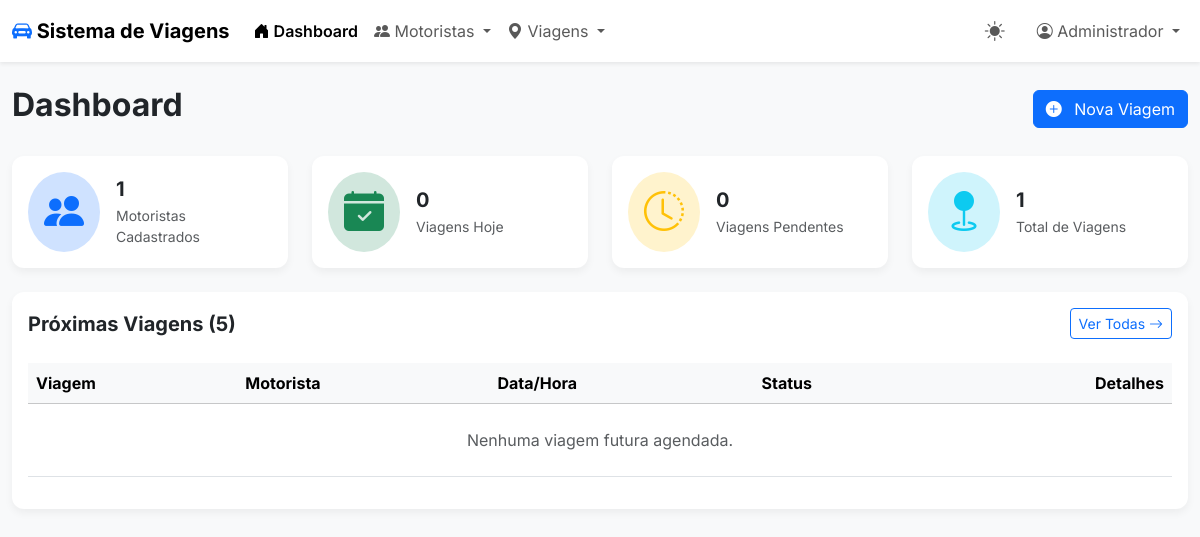
Page /home on the earlier database version.
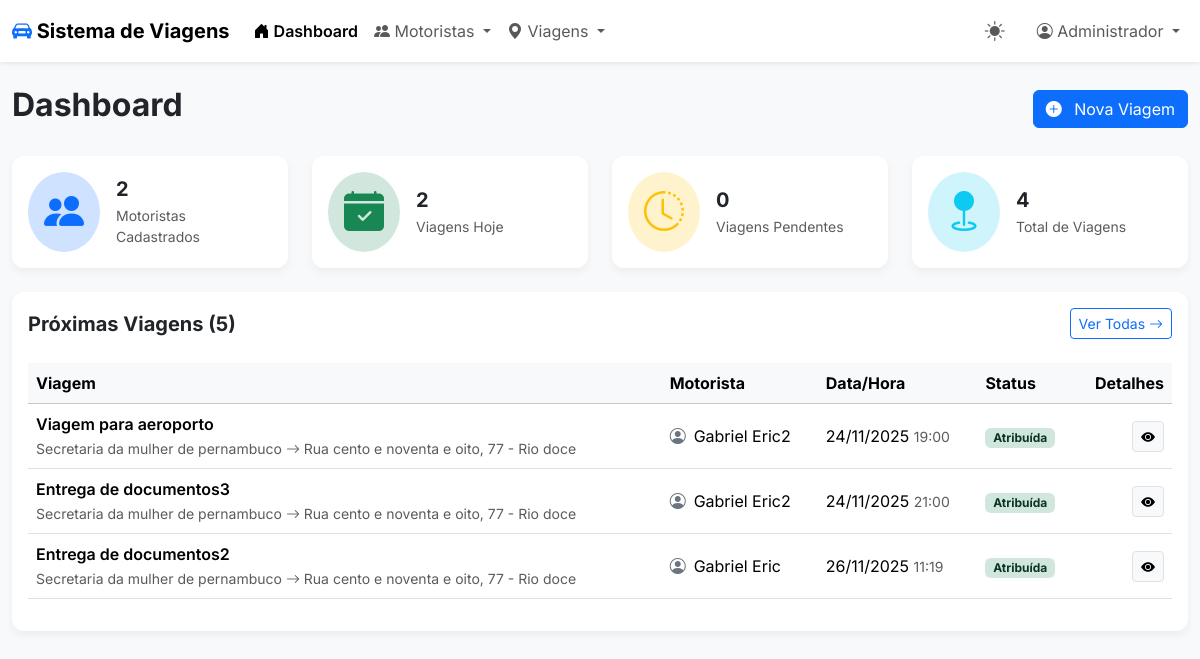
Same page on the later database version.
### models/models.py (models this page shows, shortened)
class Viagem(db.Model):
    __tablename__ = 'viagem'
    id = db.Column(db.Integer, primary_key=True)
    titulo = db.Column(db.String(100), nullable=False)
    descricao = db.Column(db.Text, nullable=True)
    local_partida = db.Column(db.String(200))
    local_destino = db.Column(db.String(200))
    horario_estimado_partida = db.Column(db.Time, nullable=True)
    horario_estimado_volta = db.Column(db.Time, nullable=True)
    data_viagem = db.Column(db.Date, nullable=False)
    status = db.Column(db.String(50), default='Pendente') # Pendente, Atribuída, etc.
    id_admin_criador = db.Column(db.Integer, db.ForeignKey('administrador.id'), nullable=True)
    atribuicoes = db.relationship('Atribuicao', backref='viagem', lazy=True, cascade="all, delete-orphan")

class Motorista(db.Model):
    __tablename__ = 'motorista'
    id = db.Column(db.Integer, primary_key=True)
    nome = db.Column(db.String(100), nullable=False)
    email = db.Column(db.String(100), unique=True, nullable=False)
    telefone = db.Column(db.String(20))
    topico_ntfy = db.Column(db.String(100), unique=True, nullable=True)
    ativo = db.Column(db.Boolean, default=True)
    atribuicoes = db.relationship('Atribuicao', backref='motorista', lazy=True)

### routes/home.py (the view)
@home_bp.route('/home')
def home_page():
    print("--- INÍCIO DA ROTA HOME ---") # Log no terminal
    try:
        todos_motoristas = motorista_service.get_all()
        todas_viagens = viagem_service.get_all()
        print(f"Passo 1 OK: {len(todos_motoristas)} motoristas, {len(todas_viagens)} viagens.")
        hoje = date.today()
        total_motoristas = len(todos_motoristas)
        total_viagens = len(todas_viagens)
        viagens_hoje = []
        for v in todas_viagens:
            if v.data_viagem and v.data_viagem == hoje:
                viagens_hoje.append(v)
        viagens_pendentes = [v for v in todas_viagens if v.status == 'Pendente']
        qtd_hoje = len(viagens_hoje)
        qtd_pendentes = len(viagens_pendentes)
        print("Passo 2 (Cálculos) OK")
        viagens_futuras = [v for v in todas_viagens if v.data_viagem and v.data_viagem >= hoje]
        viagens_futuras.sort(key=lambda x: (x.data_viagem, x.horario_estimado_partida or time.min))
        proximas_5_viagens = viagens_futuras[:5]
        print("Passo 3 (Ordenação) OK")
        stats = {
            'motoristas': total_motoristas,
            'hoje': qtd_hoje,
            'pendentes': qtd_pendentes,
            'total': total_viagens
        }
        return render_template('home.html', stats=stats, proximas_viagens=proximas_5_viagens)
    except Exception as e:
        import traceback
        traceback.print_exc()
        print(f"ERRO FATAL: {e}")
        return f"<h1>Ocorreu um erro no servidor:</h1><p>{e}</p>", 500

### repositories/motorista_repository.py (called while the page is built)
    def get_all(self):
        admins = Motorista.query.all()
        return admins # <-- CORRIGIDO (faltava 'return' no seu código original)

### repositories/viagem_repository.py (called while the page is built)
    def get_all(self):
        viagens = Viagem.query.order_by(Viagem.data_viagem.desc()).all()
        return viagens

### services/motorista_service.py (called while the page is built)
    def get_all(self):
        return self.repo.get_all()

### services/viagem_service.py (called while the page is built)
    def get_all(self):
        return self.repo.get_all()

### templates/home.html (shortened to what this page needs)
<!DOCTYPE html>
<html lang="pt-br">
<head>
    <link href="https://cdn.jsdelivr.net/npm/bootstrap@5.3.3/dist/css/bootstrap.min.css" rel="stylesheet">
    <link rel="stylesheet" href="https://cdn.jsdelivr.net/npm/bootstrap-icons@1.11.3/font/bootstrap-icons.min.css">
</head>
<body>
    <nav class="navbar navbar-expand-lg sticky-top">
        <div class="container-fluid">
            <a class="navbar-brand fw-bold" href="/home">
                <i class="bi bi-car-front-fill text-primary"></i> Sistema de Viagens
            </a>
            <div class="collapse navbar-collapse" id="navbarNav">
                <ul class="navbar-nav me-auto mb-2 mb-lg-0">
                    <li class="nav-item">
                        <a class="nav-link active fw-semibold" href="/home">
                            <i class="bi bi-house-door-fill"></i> Dashboard
                        </a>
                    </li>
                    <li class="nav-item dropdown">
                        <a class="nav-link dropdown-toggle" href="#" role="button" data-bs-toggle="dropdown">
                            <i class="bi bi-people-fill"></i> Motoristas
                        </a>
                    </li>
                    <li class="nav-item dropdown">
                        <a class="nav-link dropdown-toggle" href="#" role="button" data-bs-toggle="dropdown">
                            <i class="bi bi-geo-alt-fill"></i> Viagens
                        </a>
                    </li>
                </ul>
                <div class="navbar-nav me-3">
                    <a id="theme-toggle" class="nav-link theme-toggle">
                        <i class="bi bi-sun-fill"></i>
                    </a>
                </div>
                <ul class="navbar-nav">
                    <li class="nav-item dropdown">
                        <a class="nav-link dropdown-toggle" href="#" role="button" data-bs-toggle="dropdown">
                            <i class="bi bi-person-circle"></i> Administrador
                        </a>
                    </li>
                </ul>
            </div>
        </div>
    </nav>
    <main class="container-fluid mt-4">
        <div class="d-flex justify-content-between align-items-center mb-4">
            <h1 class="h2 fw-bold">Dashboard</h1>
            <a href="/viagem/" class="btn btn-primary">
                <i class="bi bi-plus-circle-fill me-2"></i> Nova Viagem
            </a>
        </div>
        <div class="row g-4 mb-4">
            <div class="col-md-6 col-lg-3">
                <div class="card dashboard-card">
                    <div class="card-body d-flex align-items-center">
                        <div class="bg-primary-subtle text-primary p-3 rounded-circle me-3">
                            <i class="bi bi-people-fill display-6"></i>
                        </div>
                        <div>
                            <h5 class="card-title fw-bold mb-1">{{ stats.motoristas }}</h5>
                            <p class="card-text text-muted mb-0 small">Motoristas Cadastrados</p>
                        </div>
                    </div>
                </div>
            </div>
            <div class="col-md-6 col-lg-3">
                <div class="card dashboard-card">
                    <div class="card-body d-flex align-items-center">
                        <div class="bg-success-subtle text-success p-3 rounded-circle me-3">
                            <i class="bi bi-calendar-check-fill display-6"></i>
                        </div>
                        <div>
                            <h5 class="card-title fw-bold mb-1">{{ stats.hoje }}</h5>
                            <p class="card-text text-muted mb-0 small">Viagens Hoje</p>
                        </div>
                    </div>
                </div>
            </div>
            <div class="col-md-6 col-lg-3">
                <div class="card dashboard-card">
                    <div class="card-body d-flex align-items-center">
                        <div class="bg-warning-subtle text-warning p-3 rounded-circle me-3">
                            <i class="bi bi-clock-history display-6"></i>
                        </div>
                        <div>
                            <h5 class="card-title fw-bold mb-1">{{ stats.pendentes }}</h5>
                            <p class="card-text text-muted mb-0 small">Viagens Pendentes</p>
                        </div>
                    </div>
                </div>
            </div>
            <div class="col-md-6 col-lg-3">
                <div class="card dashboard-card">
                    <div class="card-body d-flex align-items-center">
                        <div class="bg-info-subtle text-info p-3 rounded-circle me-3">
                            <i class="bi bi-geo-fill display-6"></i>
                        </div>
                        <div>
                            <h5 class="card-title fw-bold mb-1">{{ stats.total }}</h5>
                            <p class="card-text text-muted mb-0 small">Total de Viagens</p>
                        </div>
                    </div>
                </div>
            </div>
        </div>
        <div class="card dashboard-card">
            <div class="card-header bg-transparent border-0 pt-3 d-flex justify-content-between align-items-center">
                <h5 class="fw-bold mb-0">Próximas Viagens (5)</h5>
                <a href="/viagem/historico" class="btn btn-sm btn-outline-primary">
                    Ver Todas <i class="bi bi-arrow-right"></i>
                </a>
            </div>
            <div class="card-body">
                <div class="table-responsive">
                    <table class="table table-hover align-middle">
                        <thead class="table-light">
                            <tr>
                                <th>Viagem</th>
                                <th>Motorista</th>
                                <th>Data/Hora</th>
                                <th>Status</th>
                                <th class="text-end">Detalhes</th>
                            </tr>
                        </thead>
                        <tbody>
                            {% if not proximas_viagens %}
                            <tr>
                                <td colspan="5" class="text-center text-muted py-4">Nenhuma viagem futura agendada.</td>
                            </tr>
                            {% endif %}
                            {% for v in proximas_viagens %}
                            <tr>
                                <td>
                                    <span class="fw-semibold">{{ v.titulo }}</span>
                                    <br><small class="text-muted">{{ v.local_partida }} <i class="bi bi-arrow-right"></i> {{ v.local_destino }}</small>
                                </td>
                                <td>
                                    {% if v.atribuicoes %}
                                        <div class="d-flex align-items-center">
                                            <i class="bi bi-person-circle text-secondary me-2"></i>
                                            {{ v.atribuicoes[0].motorista.nome }}
                                        </div>
                                    {% else %}
                                        <span class="text-muted fst-italic small">-- Não Atribuído --</span>
                                    {% endif %}
                                </td>
                                <td>
                                    {{ v.data_viagem.strftime('%d/%m/%Y') }}
                                    <span class="text-muted small">
                                        {{ v.horario_estimado_partida.strftime('%H:%M') if v.horario_estimado_partida else '' }}
                                    </span>
                                </td>
                                <td>
                                    {% if v.status == 'Concluída' %}
                                        <span class="badge bg-secondary-subtle text-secondary-emphasis">Concluída</span>
                                    {% elif v.status == 'Atribuída' %}
                                        <span class="badge bg-success-subtle text-success-emphasis">Atribuída</span>
                                    {% else %}
                                        <span class="badge bg-warning-subtle text-warning-emphasis">Pendente</span>
                                    {% endif %}
                                </td>
                                <td class="text-end">
                                    <a href="/viagem/detalhes/{{ v.id }}" class="btn btn-sm btn-light border">
                                        <i class="bi bi-eye-fill"></i>
                                    </a>
                                </td>
                            </tr>
                            {% endfor %}
                        </tbody>
                    </table>
                </div>
            </div>
        </div>
    </main>
</body>
</html>

### templates/home.html (style rules this page uses)
:root { --light-bg: #f8f9fa; --light-card: #ffffff; --light-text: #212529; --light-border: rgba(0, 0, 0, 0.075); --light-shadow: 0 0.25rem 0.5rem rgba(0, 0, 0, 0.05); --light-hover-shadow: 0 0.5rem 1rem rgba(0, 0, 0, 0.1); }
body { font-family: 'Inter', sans-serif; background-color: var(--light-bg); color: var(--light-text); transition: background-color 0.3s ease, color 0.3s ease; }
.navbar { background-color: var(--light-card); box-shadow: 0 0.125rem 0.25rem var(--light-border); }
.dashboard-card { border: none; border-radius: 0.75rem; background-color: var(--light-card); box-shadow: var(--light-shadow); transition: all 0.3s ease; }
.theme-toggle { font-size: 1.25rem; cursor: pointer; }

Differences in the rows shown:
added Viagem: titulo "Viagem para aeroporto", local_partida "Secretaria da mulher de pernambuco", local_destino "Rua cento e noventa e oito, 77 - Rio doce", nome "Gabriel Eric2", data_viagem "24/11/2025", horario_estimado_partida "19:00", status "Atribuída"
added Viagem: titulo "Entrega de documentos3", local_partida "Secretaria da mulher de pernambuco", local_destino "Rua cento e noventa e oito, 77 - Rio doce", nome "Gabriel Eric2", data_viagem "24/11/2025", horario_estimado_partida "21:00", status "Atribuída"
added Viagem: titulo "Entrega de documentos2", local_partida "Secretaria da mulher de pernambuco", local_destino "Rua cento e noventa e oito, 77 - Rio doce", nome "Gabriel Eric", data_viagem "26/11/2025", horario_estimado_partida "11:19", status "Atribuída"
Other differences:
{{ stats.motoristas }}: "1" → "2"
{{ stats.hoje }}: "0" → "2"
{{ stats.total }}: "1" → "4"
text no longer shown: "Nenhuma viagem futura agendada."
